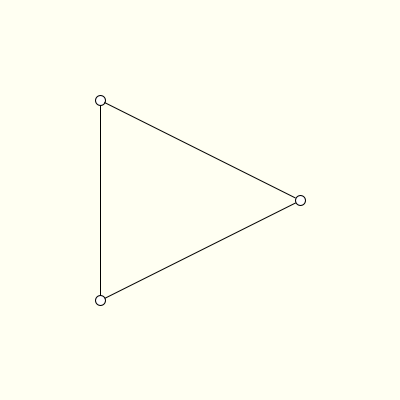
Frame 1 (no input)
Frame 60 (the mouse pressed at the canvas centre just before this capture): identical to frame 1, image omitted
Frame 120 (the mouse held since frame 60 and released just before this capture): identical to frame 1, image omitted

The Processing sketch that drew this single still picture (run headless with seeded random() and noise(); from frame 60 on, the mouse is pressed at the canvas centre):

// Processing sketch: hooke05_triangle
// ── hooke05_triangle.pde
PVector [] p = new PVector[3];
void setup(){
  size(400,400);
  p[0] = new PVector(100, 100);
  p[1] = new PVector(300, 200);
  p[2] = new PVector(100, 300);
}
void draw(){
  background(#FFFFF2);
  line(p[0].x, p[0].y, p[1].x, p[1].y);
  line(p[1].x, p[1].y, p[2].x, p[2].y);
  line(p[2].x, p[2].y, p[0].x, p[0].y);
  for(int i=0; i<3; i++){
    ellipse(p[i].x, p[i].y, 10, 10);
  }
  //float len = dist(p1.x, p1.y, p2.x, p2.y);
  //PVector v = PVector.sub(p2, p1);
  //v.normalize(); //長度為1的單位向量
  if(mousePressed==false){
    //v.mult( -(len-100)/10.0 ); //虎克定律有個負號
    //p2.x += v.x;
    //p2.y += v.y;
  }
}
void mouseDragged(){
  //p2.x += mouseX-pmouseX;
  //p2.y += mouseY-pmouseY;
}
